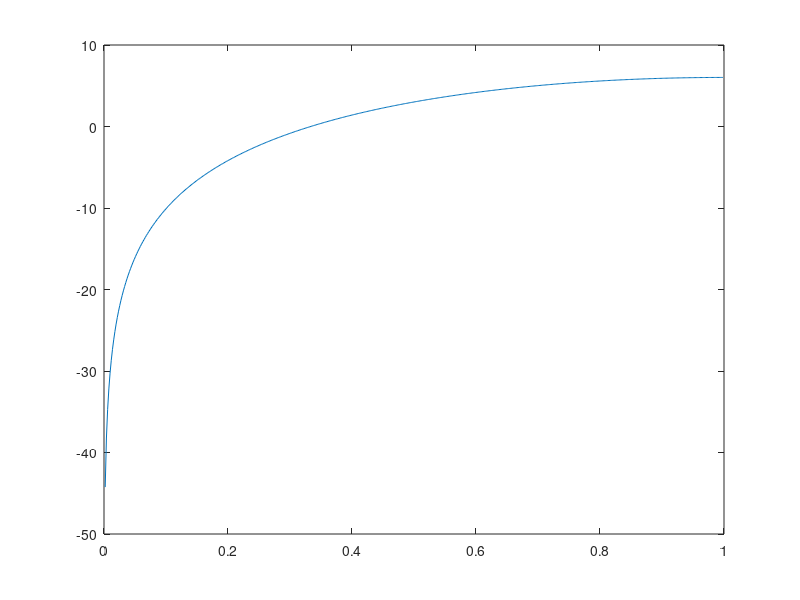

The MATLAB script that drew this image: (Note: this script raises an error after producing the figure.)
clear;clc;
a=[1];
b=[-1 1];
[h w]=freqz(b,a);

plot(w/pi,20*log10(abs(h)))
ax = gca;
ax.YLim = [-50 10];
ax.XTick = 0:.5:2;
title('Frequency Response');
xlabel('Normalized Frequency (\times\pi rad/sample)');
ylabel('Magnitude (dB)');